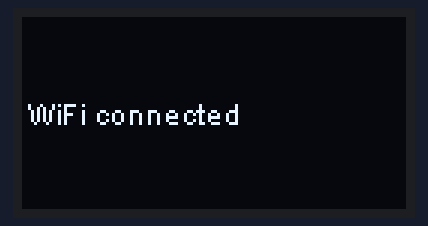
Bench run of a sketch on a simulated ESP8266 (NodeMCU). Shown: 128×64 one-colour display. WiFi joins after 1.5 s; servers stay silent unless stated; what the sketch prints to the serial monitor is not drawn.

Above: at 1.6 s.
At 13.6 s:
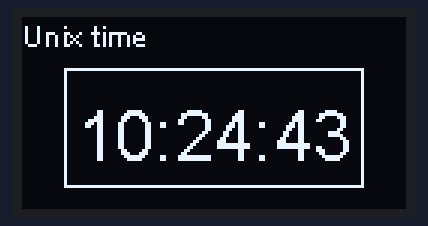
At 24.6 s:
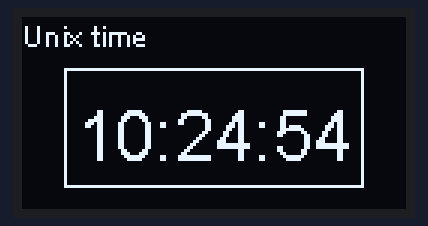
At 57.7 s:
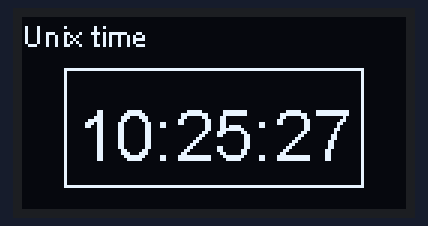
At 90.8 s:
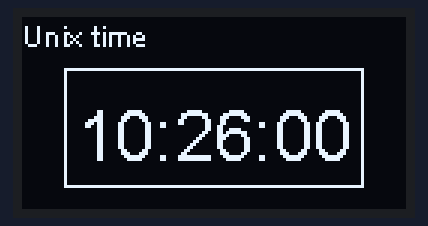
At 123.8 s:
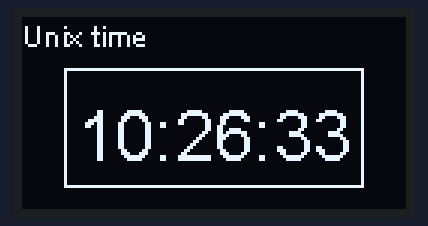

The sketch:

ntptest.ino
```cpp
/*
  Udp NTP Client
  Get the time from a Network Time Protocol (NTP) time server
  Demonstrates use of UDP sendPacket and ReceivePacket
  For more on NTP time servers and the messages needed to communicate with them,
  see http://en.wikipedia.org/wiki/Network_Time_Protocol
  created 4 Sep 2010
  by Michael Margolis
  modified 9 Apr 2012
  by Tom Igoe
  updated for the ESP8266 12 Apr 2015
  by Ivan Grokhotkov
  This code is in the public domain.
*/

#include <ESP8266WiFi.h>
#include <WiFiUdp.h>
#include "SSD1306.h"

char ssid[] = "mikenet";  //  your network SSID (name)
char pass[] = "thabo2elise";       // your network password

// Initialize the OLED display using Wire library
// big esp SSD1306  display(0x3c, D2, D1);
SSD1306  display(0x3c, 0, 2);

unsigned int localPort = 2390;      // local port to listen for UDP packets

/* Don't hardwire the IP address or we won't get the benefits of the pool.
    Lookup the IP address for the host name instead */
//IPAddress timeServer(129, 6, 15, 28); // time.nist.gov NTP server
IPAddress timeServerIP; // time.nist.gov NTP server address
const char* ntpServerName = "time.nist.gov";

const int NTP_PACKET_SIZE = 48; // NTP time stamp is in the first 48 bytes of the message

byte packetBuffer[ NTP_PACKET_SIZE]; //buffer to hold incoming and outgoing packets

// A UDP instance to let us send and receive packets over UDP
WiFiUDP udp;

void setup()
{

  // Initialising the UI will init the display too.
  display.init();
  display.flipScreenVertically();
  display.setFont(ArialMT_Plain_10);
  display.clear();

  Serial.begin(115200);
  Serial.println();
  Serial.println();

  // We start by connecting to a WiFi network
  Serial.print("Connecting to ");
  char tempbuffer [50];
  sprintf (tempbuffer, "Connecting to %s", ssid );

  display.drawString(2, 26, tempbuffer);
  display.display();
  Serial.println(ssid);
  WiFi.begin(ssid, pass);

  while (WiFi.status() != WL_CONNECTED) {
    delay(500);
    Serial.print(".");
  }
  Serial.println("");

  Serial.println("WiFi connected");
  Serial.println("IP address: ");
  Serial.println(WiFi.localIP());

  Serial.println("Starting UDP");
  udp.begin(localPort);
  Serial.print("Local port: ");
  Serial.println(udp.localPort());

  display.clear();
  display.drawString(2, 26, "WiFi connected");
  // display.drawString(2, 26, (char *)udp.localPort());
  display.display();

}

void loop()
{
  //get a random server from the pool
  WiFi.hostByName(ntpServerName, timeServerIP);

  sendNTPpacket(timeServerIP); // send an NTP packet to a time server
  // wait to see if a reply is available
  delay(1000);

  int cb = udp.parsePacket();
  if (!cb) {
    Serial.println("no packet yet");
  }
  else {


    Serial.print("packet received, length=");
    Serial.println(cb);
    // We've received a packet, read the data from it
    udp.read(packetBuffer, NTP_PACKET_SIZE); // read the packet into the buffer

    //the timestamp starts at byte 40 of the received packet and is four bytes,
    // or two words, long. First, esxtract the two words:

    unsigned long highWord = word(packetBuffer[40], packetBuffer[41]);
    unsigned long lowWord = word(packetBuffer[42], packetBuffer[43]);
    // combine the four bytes (two words) into a long integer
    // this is NTP time (seconds since Jan 1 1900):
    unsigned long secsSince1900 = highWord << 16 | lowWord;
    Serial.print("Seconds since Jan 1 1900 = " );
    Serial.println(secsSince1900);

    // now convert NTP time into everyday time:
    Serial.print("Unix time = ");


    // Unix time starts on Jan 1 1970. In seconds, that's 2208988800:
    const unsigned long seventyYears = 2208988800UL;
    // subtract seventy years:
    unsigned long epoch = secsSince1900 - seventyYears;
    // print Unix time:
    Serial.println(epoch);


    char buffer1 [50];
    char buffer2 [50];
    char buffer3 [50];
    char buffer4 [50];

    sprintf (buffer1, "%lu" , (epoch  % 86400L) / 3600 );

    if ( ((epoch % 3600) / 60) < 10 ) {
      // In the first 10 minutes of each hour, we'll want a leading '0'
      sprintf (buffer2, "0%lu" , (epoch  % 3600) / 60 );
    } else {
      sprintf (buffer2, "%lu" , (epoch  % 3600) / 60 );
    }

    if ( (epoch % 60) < 10 ) {
      sprintf (buffer3, "0%lu" , epoch % 60 );
    } else {
      sprintf (buffer3, "%lu" , epoch % 60 );
    }


    sprintf (buffer4, "%s:%s:%s" , buffer1, buffer2, buffer3 );


    display.clear();

    display.setFont(ArialMT_Plain_10);
    display.setTextAlignment(TEXT_ALIGN_LEFT);
    display.drawString(0, 0, "Unix time");
    display.setFont(ArialMT_Plain_24);
    display.setTextAlignment(TEXT_ALIGN_CENTER);
    display.drawString(64, 26, buffer4);

    display.drawRect(14, 17, 100, 40);
    display.display();


    // print the hour, minute and second:
    Serial.print("The UTC time is ");       // UTC is the time at Greenwich Meridian (GMT)
    Serial.print((epoch  % 86400L) / 3600); // print the hour (86400 equals secs per day)
    Serial.print(':');
    if ( ((epoch % 3600) / 60) < 10 ) {
      // In the first 10 minutes of each hour, we'll want a leading '0'
      Serial.print('0');
    }
    Serial.print((epoch  % 3600) / 60); // print the minute (3600 equals secs per minute)
    Serial.print(':');
    if ( (epoch % 60) < 10 ) {
      // In the first 10 seconds of each minute, we'll want a leading '0'
      Serial.print('0');
    }
    Serial.println(epoch % 60); // print the second
  }
  // wait ten seconds before asking for the time again
  delay(10000);
}

// send an NTP request to the time server at the given address
unsigned long sendNTPpacket(IPAddress& address)
{
  Serial.println("sending NTP packet...");
  // set all bytes in the buffer to 0
  memset(packetBuffer, 0, NTP_PACKET_SIZE);
  // Initialize values needed to form NTP request
  // (see URL above for details on the packets)
  packetBuffer[0] = 0b11100011;   // LI, Version, Mode
  packetBuffer[1] = 0;     // Stratum, or type of clock
  packetBuffer[2] = 6;     // Polling Interval
  packetBuffer[3] = 0xEC;  // Peer Clock Precision
  // 8 bytes of zero for Root Delay & Root Dispersion
  packetBuffer[12]  = 49;
  packetBuffer[13]  = 0x4E;
  packetBuffer[14]  = 49;
  packetBuffer[15]  = 52;

  // all NTP fields have been given values, now
  // you can send a packet requesting a timestamp:
  udp.beginPacket(address, 123); //NTP requests are to port 123
  udp.write(packetBuffer, NTP_PACKET_SIZE);
  udp.endPacket();
}
```

Measured:
- what the display in image 0 shows lasts 1.1 s, from 1.5 s to 2.6 s
- what the display in image 1 shows lasts 11.0 s, from 13.6 s to 24.6 s
